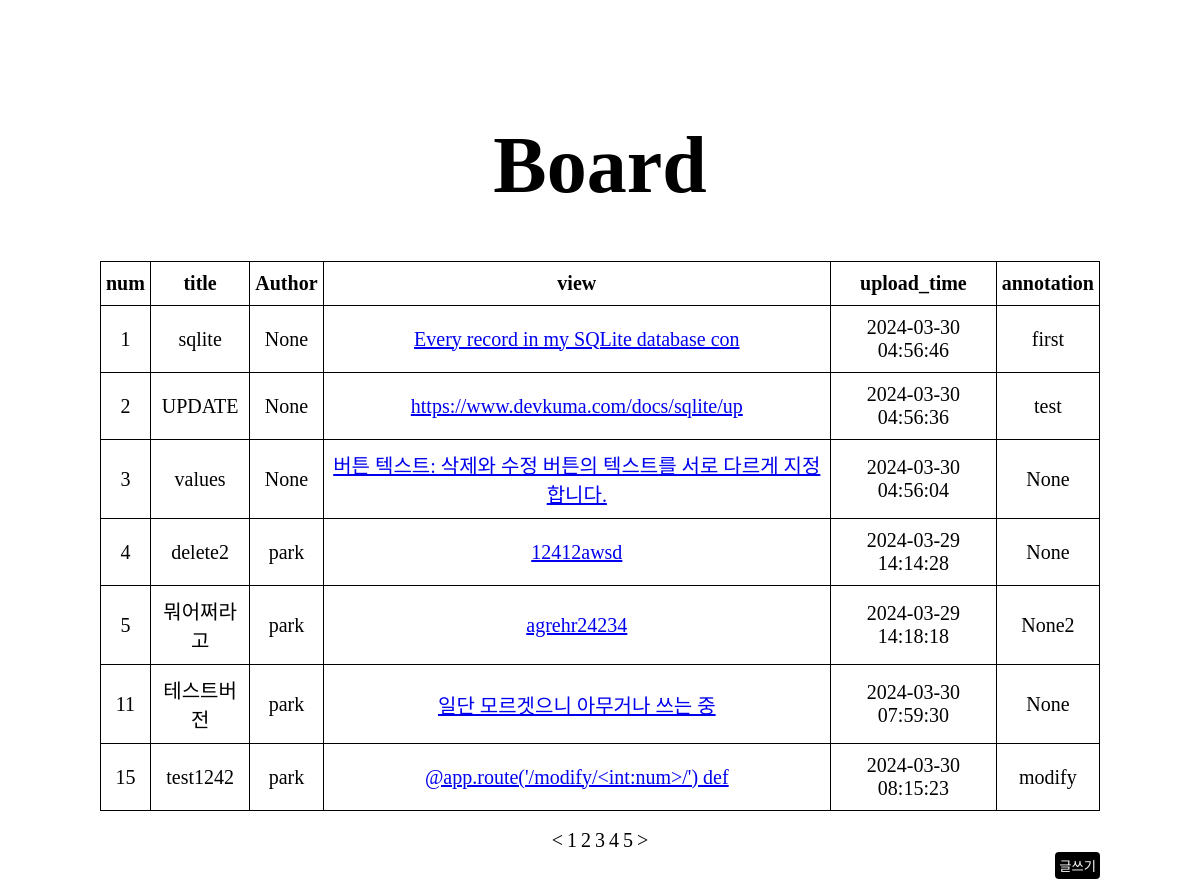
The page /write_board on the database its author committed.
### tables this page shows
CREATE TABLE content (id INTEGER PRIMARY KEY AUTOINCREMENT, title varchar (50), writer varchar (50), content varchar (200), date TEXT CONSTRAINT real_time DEFAULT (CURRENT_TIMESTAMP), annotation TEXT (50));

### app.py (the view)
@app.route('/write_board')
def write_board():
    info = my_db.select_all(table_name="content")
    return render_template("writer_board.html", data=info)

### my_db.py (called while the page is built)
def connect_db():
    return sqlite3.connect('mydb.db')

def select_all(table_name): # 전체 데이터 확인
    ret = list()
    try:
        db = connect_db()
        c = db.cursor()
        c.execute(f'SELECT * FROM {table_name}')
        ret = c.fetchall()
    except Exception as e:
        print('db error:', e)
    finally:
        db.close()
        return ret

### templates/writer_board.html (shortened to what this page needs)
<!DOCTYPE html>
<html lang="en">
<head>
    <link rel="stylesheet" href="../static/css/writer_board.css"/>
</head>
<body>
    <div class="logo"><h2>Board</h2></div>
    <div class="container">
        <div class="table_contaioner">
            <table>
                <tr>
                    <th>num</th>
                    <th>title</th>
                    <th>Author</th>
                    <th>view</th>
                    <th>upload_time</th>
                    <th>annotation</th>
                </tr>
                {% for i in data %}
                <tr>
                    <td>{{ i[0] }}</td>
                    <td>{{ i[1] }}</td>
                    <td>{{ i[2] }}</td>
                    <td><a href="/update/{{ i[0] }}">{{ i[3][:38] }}</a></td>
                    <td>{{ i[4] }}</td>
                    <td>{{ i[5] }}</td>
                </tr>
                {% endfor %}
            </table>
        </div>
    <br>
        <div class="nav_horiz">
            <ul>
                <li><a href="#"></a><</li>
                <li><a href="#"></a>1</li>
                <li><a href="#"></a>2</li>
                <li><a href="#"></a>3</li>
                <li><a href="#"></a>4</li>
                <li><a href="#"></a>5</li>
                <li><a href="#"></a>></li>
            </ul>
        </div>
        <div class="write">
            <form action="/write">
                <button type="submit">글쓰기</button>
            </form>
        </div>
    </div>
</body>
</html>

### static/css/writer_board.css (style rules this page uses)
* { margin: 0; padding: 0; }
table, th, td { border-collapse: collapse; border: 1px solid #000; font-size: 20px; padding: 10px 5px; overflow: hidden; }
h2 { font-size: 80px; text-align: center; margin-top: 10%; }
table { margin: auto; }
.table_contaioner { margin: 0 auto; width: 1000px; }
.container { text-align: center; margin: 0 auto; position: relative; margin-top: 50px; width: 1200px; }
.nav_horiz li { display: inline-block; font-size: 20px; }
.write { display: inline; float: right; margin-right: 100px; }
.write button { border: 1px; border-radius: 4px; padding: 4px; background-color: #000; color: #fff; }

### rows shown on the page
content: id "1", title "sqlite", i "None", content "Every record in my SQLite database con", date "2024-03-30 04:56:46", annotation "first"
content: id "2", title "UPDATE", i "None", content "https://www.devkuma.com/docs/sqlite/up", date "2024-03-30 04:56:36", annotation "test"
content: id "3", title "values", annotation "None", content "버튼 텍스트: 삭제와 수정 버튼의 텍스트를 서로 다르게 지정합니다.", date "2024-03-30 04:56:04"
content: id "4", title "delete2", writer "park", content "12412awsd", date "2024-03-29 14:14:28", annotation "None"
content: id "5", title "뭐어쩌라고", writer "park", content "agrehr24234", date "2024-03-29 14:18:18", annotation "None2"
content: id "11", title "테스트버전", writer "park", content "일단 모르겟으니 아무거나 쓰는 중", date "2024-03-30 07:59:30", annotation "None"
content: id "15", title "test1242", writer "park", content "@app.route('/modify/<int:num>/') def", date "2024-03-30 08:15:23", annotation "modify"
